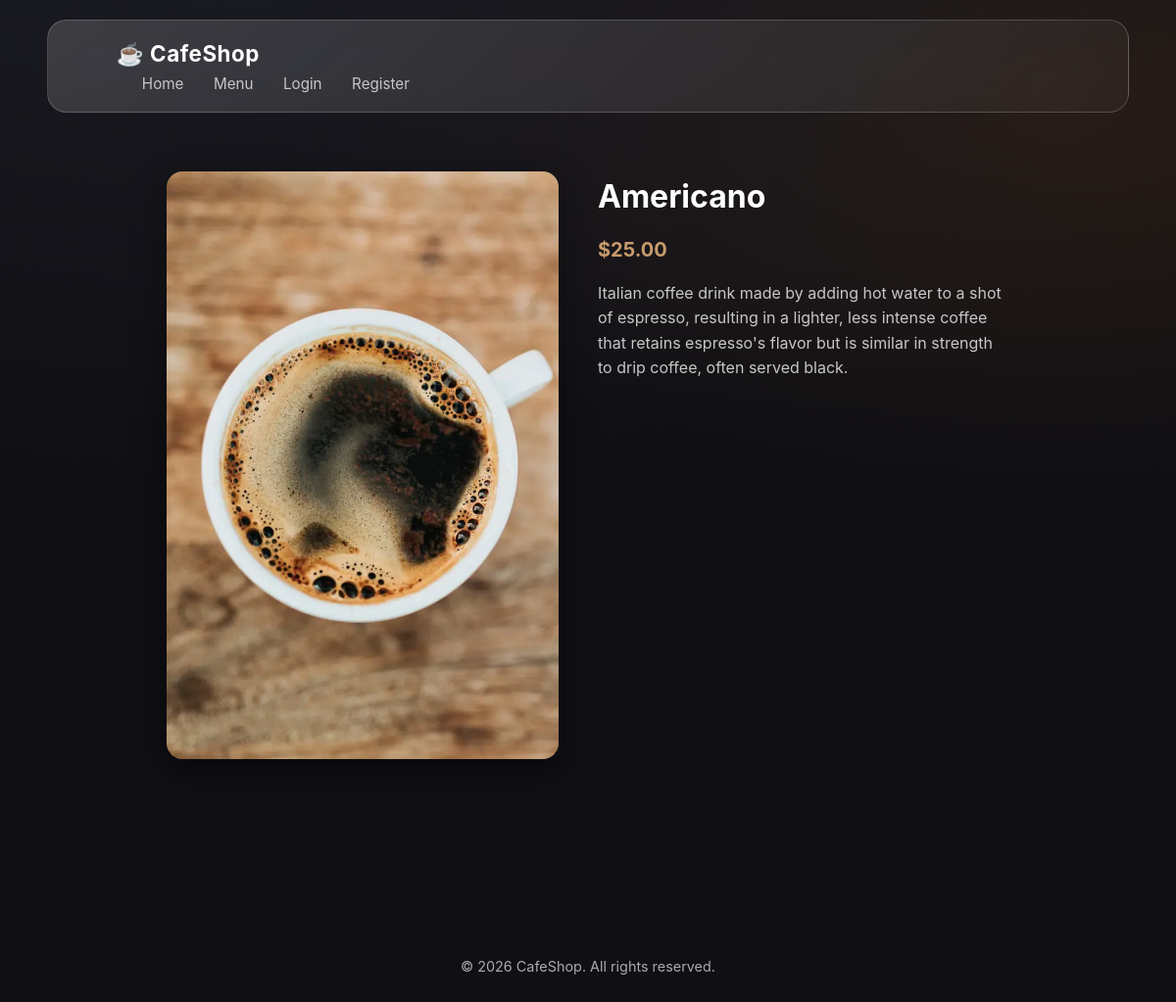
Page /details/2/ on the committed database.
### cafe/models.py (models this page shows, shortened)
class Coffee(models.Model):
    name = models.CharField(max_length=100)
    description = models.TextField()
    price = models.DecimalField(max_digits=5, decimal_places=2)
    image = models.ImageField(upload_to='coffees/')
    created_at = models.DateTimeField(auto_now_add=True)

### cafe/views.py (the view)
# urls.py: path("details/<int:id>/", views.details, name="details"),
def details(request, id):
    coffee = get_object_or_404(Coffee, id=id)
    return render(request, "cafe/details.html", {"coffee": coffee})

### cafe/templates/cafe/details.html
{% extends "cafe/base.html" %}
{% load static %}
{% block content %}
<section class="detail-page">
    <link rel="stylesheet" href="{% static 'cafe/details.css' %}">
    <div class="image-for-detail">
    <img src="{{ coffee.image.url }}" class="detail-img">
    </div>
    <div class="detail-info">
        <h1>{{ coffee.name }}</h1>
        <p class="price">${{ coffee.price }}</p>
        <p>{{ coffee.description }}</p>
    </div>
</section>
{% endblock %}

### cafe/static/cafe/main.css (style rules this page uses)
:root { --bg: #0f0f14; --surface: rgba(255, 255, 255, 0.08); --glass: rgba(255, 255, 255, 0.12); --border: rgba(255, 255, 255, 0.18); --primary: #c89b6d; --secondary: #6f4e37; --text-main: #f5f5f7; --text-muted: #b5b5bd; --radius-sm: 8px; --radius-md: 14px; --radius-lg: 22px; --blur: blur(18px); --transition: 0.35s cubic-bezier(.4,0,.2,1); --primary: #c89b6d; --secondary: #6f4e37; --bg-dark: #0f0f12; --bg-card: rgba(255,255,255,0.08); --text-main: #ffffff; --text-muted: #c7c7c7; --border: rgba(255,255,255,0.18); --radius-lg: 20px; --transition: all 0.45s ease; --blur: blur(14px); }
*, *::before, *::after { box-sizing: border-box; margin: 0; padding: 0; }
html { scroll-behavior: smooth; }
body { background: radial-gradient(1200px 600px at 20% -10%, #1b1b23, transparent), radial-gradient(800px 400px at 90% 10%, #2a1c14, transparent), var(--bg); color: var(--text-main); font-family: "Inter", system-ui, -apple-system, BlinkMacSystemFont, sans-serif; line-height: 1.6; min-height: 100vh; }
img { max-width: 100%; display: block; }
.price { font-weight: 700; color: var(--primary); margin-bottom: 18px; }

### cafe/static/cafe/details.css (style rules this page uses)
.detail-page { display: flex; flex-direction: column; align-items: center; gap: 24px; padding: 40px 20px; max-width: 900px; margin: 0 auto; }
.detail-page .image-for-detail { width: 100%; max-width: 350px; }
.detail-page .image-for-detail img.detail-img { width: 100%; height: auto; border-radius: 16px; box-shadow: 0 10px 35px rgba(0,0,0,0.45); object-fit: cover; transition: transform 0.3s ease, box-shadow 0.3s ease; }
.detail-page .detail-info { text-align: center; color: white; max-width: 600px; }
.detail-page .detail-info h1 { font-size: 2rem; margin-bottom: 12px; }
.detail-page .detail-info .price { font-size: 1.25rem; font-weight: 700; color: #c89b6d; margin-bottom: 16px; }
.detail-page .detail-info p { font-size: 1rem; color: #c7c7c7; line-height: 1.6; }
@media screen and (min-width: 768px) { .detail-page { flex-direction: row; align-items: flex-start; gap: 40px; } }
@media screen and (min-width: 768px) { .detail-page .image-for-detail { flex: 1; max-width: 400px; } }
@media screen and (min-width: 768px) { .detail-page .detail-info { flex: 1; text-align: left; } }

### rows in the picture
Coffee: image (picture), name "Americano", price "25.00", description "Italian coffee drink made by adding hot water to a shot of espresso, resulting in a lighter, less intense coffee that retains espresso's flavor but is similar in strength to drip coffee, often served black."
